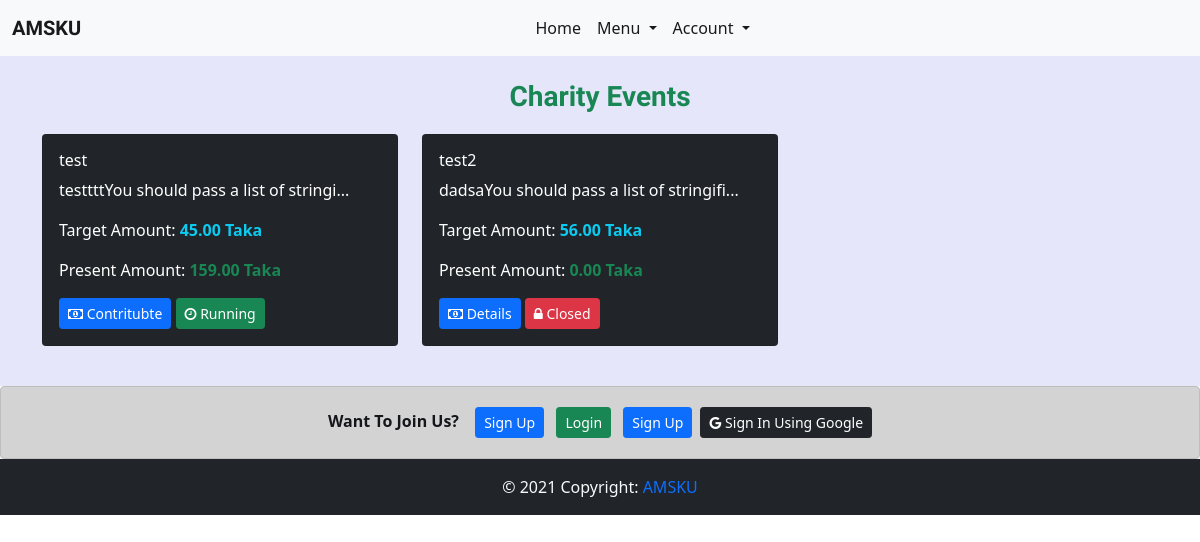
The app's page /charity-events/, older data.
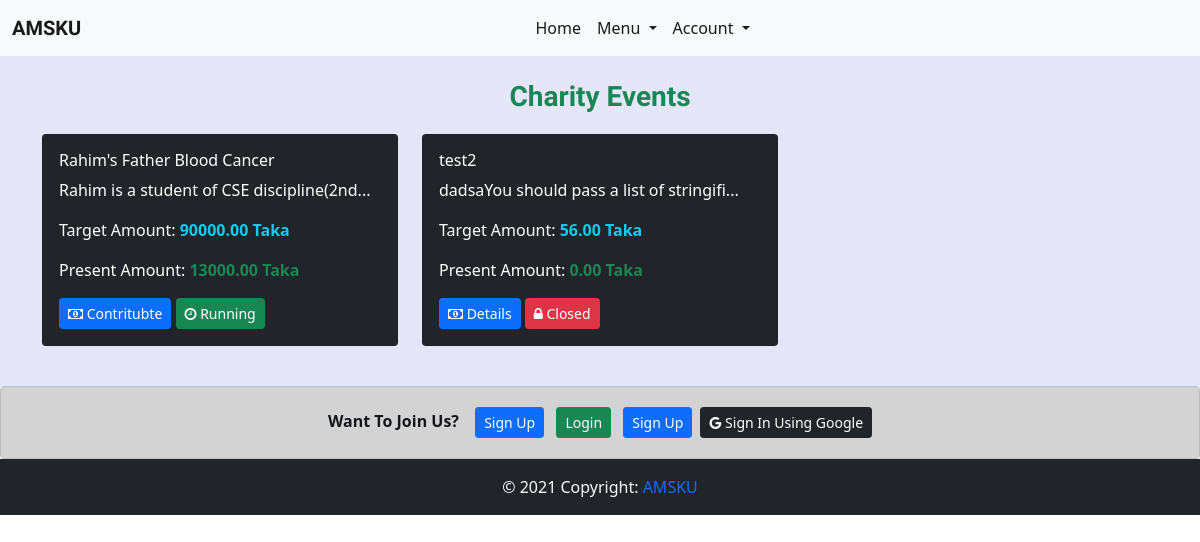
The same page, newer data.
### charity_events/models.py (models this page shows, shortened)
class Event(models.Model):
    discipline_list = ['Architecture','CSE','ECE','Math','URP','Physics','Chemistry','Stat','Pharmacy','BGE','FWT','FMRT','Agrotechnology','ES','SWE','BAD','HRM','DP','PM','DS','History','English','Bangla','IER','Sculpture','Econ','Sociology','MCJ','Law']
    Discipline_Choices = []
    for x in discipline_list:
        Discipline_Choices.append((x,x))
    headline = models.CharField(max_length=200)
    description = models.TextField()
    created_on = models.DateTimeField(default=datetime.now)
    discipline = models.CharField(max_length=255,choices=Discipline_Choices,blank=True)
    target_amount = models.DecimalField(max_digits=15, decimal_places=2)
    present_amount = models.DecimalField(max_digits=15, decimal_places=2,default=0)
    running = models.BooleanField(default=True)

### charity_events/views.py (the view)
# urls.py: path('',IndexView.as_view(),name='index_view'),
class IndexView(ListView):
    model = Event
    queryset = Event.objects.order_by('-running','created_on')
    template_name = 'charity_events/index.html'

### home/context_processors.py (called while the page is built)
def add_variable_to_context(request):
    current_news_letter = News_Letter.objects.all().order_by('-start_date').first()
    return {
        'current_newsletter':current_news_letter,
    }

### templates/charity_events/index.html
{% extends 'base.html' %}
{% block content %}
<h3 class='header text-success'>Charity Events</h3>
<div class="row">
    {% for event in event_list %}
        <div class="col-sm-4 mb-3">
            <div class="card bg-dark text-white">
                <div class="card-body">
                    <h6>{{event.headline}}</h6>
                    <p>{{event.description| slice:40}}...</p>
                    <p>Target Amount: <span class="text-info fw-bold">{{event.target_amount}} Taka</span> </p>
                    <p>Present Amount: <span class="text-success fw-bold">{{event.present_amount}} Taka</span></p>
                    {% if event.running %}
                    <a href={% url 'charity_events:detail_view' event.id %}><button class='btn btn-primary btn-sm'><i class='fa fa-money'></i> Contritubte</button></a>
                    <button class='btn btn-success btn-sm'><i class='fa fa-clock-o'></i> Running</button>
                    {% else %}
                    <a href={% url 'charity_events:detail_view' event.id %}><button class='btn btn-primary btn-sm'><i class='fa fa-money'></i> Details</button></a>
                    <button class='btn btn-danger btn-sm'><i class='fa fa-lock'></i> Closed</button>
                    {% endif %}
                </div>
            </div>
        </div>
        {% endfor %}
    </div>
{% endblock content %}

Row changes from the older to the newer data that the page shows:
changed Event: headline "test" → "Rahim's Father Blood Cancer"; description "testtttYou should pass a list of stringi" → "Rahim is a student of CSE discipline(2nd"; target_amount "45.00" → "90000.00"; present_amount "159.00" → "13000.00"
